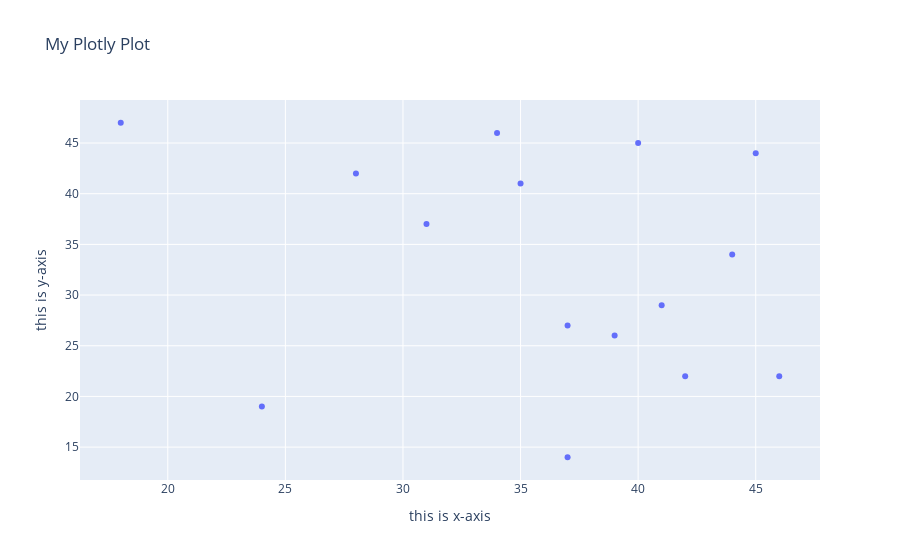

The cell this chart's notebook holds for it:
### Code cell
fig = go.Figure(data = go.Scatter(x = abc, y = xyz, mode = "markers"))

fig.update_layout(
    title = "My Plotly Plot",
    xaxis_title = "this is x-axis",
    yaxis_title = "this is y-axis"
)

### Figure 1 — Plotly figure (JSON) as saved in the notebook; plotly's stock layout.template omitted (floating-point values rounded to 4 significant figures)
{"data": [{"mode": "markers", "type": "scatter", "x": [44, 31, 37, 18, 40, 28, 46, 39, 35, 42, 24, 45, 34, 41, 37], "y": [34, 37, 14, 47, 45, 42, 22, 26, 41, 22, 19, 44, 46, 29, 27]}], "layout": {"autosize": true, "title": {"text": "My Plotly Plot"}, "xaxis": {"autorange": true, "range": [16.31, 47.69], "title": {"text": "this is x-axis"}, "type": "linear"}, "yaxis": {"autorange": true, "range": [11.28, 49.72], "title": {"text": "this is y-axis"}, "type": "linear"}}}
